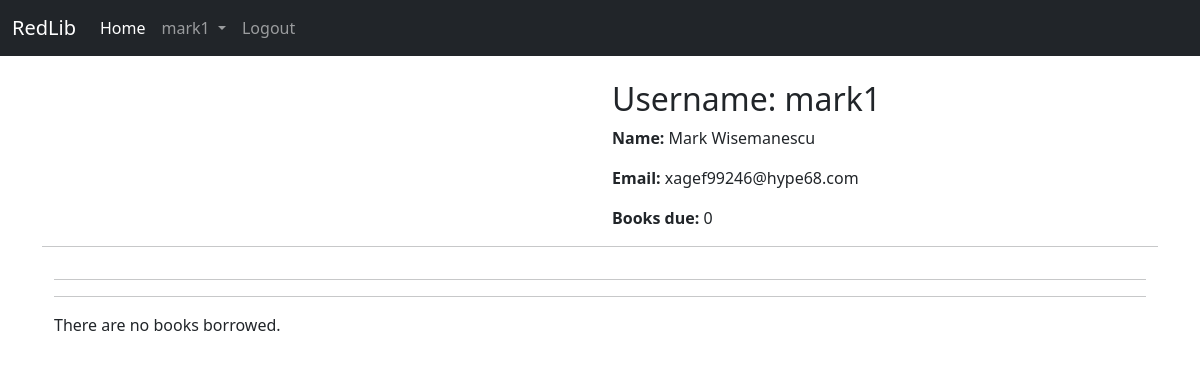
The page /student/13 (signed in) on the database its author committed.
### main/models.py (models this page shows, shortened)
class Student(models.Model):
	user = models.OneToOneField(User,null = True, on_delete=models.CASCADE)
	total_books_due = models.IntegerField(default=0)
	image = models.ImageField(null=True, blank=True, upload_to="images/profile/")
	name = models.CharField(max_length=200,default=0)

### main/views.py (the view)
# urls.py: path('student/<int:pk>', views.StudentDetail, name='student_detail'),
def StudentDetail(request, pk):
	student = get_object_or_404(Student, id=pk)
	books=Borrower.objects.filter(student=student)
	return render(request, 'student_detail.html', locals())

### main/templates/student_detail.html (shortened to what this page needs)
{% extends 'base.html' %}
{% block content %}
{% if student.user.id == request.user.id or user.is_staff %}
    <div class="container bg bg-white">
    <div class="container-fliud">
    <div class="wrapper row">
        <div class="preview col-6">
        </div>
        <div class="details col-6">
            <h2>Username: {{ student.user.username }}</h2>
            <p><strong>Name: </strong>{{ student.user.first_name }} {{ student.user.last_name }}</p>
            <p><strong>Email: </strong>{{ student.user.email }}</p>
            <p><strong>Books due: </strong> {{ student.total_books_due }}</p>
        </div>
        <hr>
    </div>
    <hr>
    <hr>
    {% if books %}
        <div class="row mx-auto">
            {% for book in books %}
                <div class="mx-3 col-md-4 col-lg-3 mb-4 shadow p-2 mb-4 bg-white rounded">
                    <div class="card mx-auto text-center ">
                        {% if book.book.image %}
                        <img class="card-img-top" src="{{ book.book.image.url }}" alt="Sample Title" width="400px"
                             height="400px">
                        {% endif %}
                        <div class="card-body">
                            <h4 class="card-title"><a href="{% url 'book-detail' pk=book.book.pk %}">{{book.book.name}}</a>
                                <h5>({{book.book.author}})</h5>
                                <h6>Due Date: {{book.return_date}}</h6>
                            </h4>
                        {% if student.user.id == request.user.id %}
                            <a class="btn btn-success" href="{% url 'return' pk=book.book.id %}">Return</a>
                        {% endif %}
                        </div>
                    </div>
                </div>
            {% endfor %}
        </div>
    {% else %}
        <p>There are no books borrowed.</p>
    {% endif %}
{% endif %}
{% endblock %}

### main/templates/base.html (shortened to what this page needs)
<!DOCTYPE html>
<html lang="en">
  	<head>
    	<link href="https://cdn.jsdelivr.net/npm/bootstrap@5.0.0-beta3/dist/css/bootstrap.min.css" rel="stylesheet">
  	</head>
  	<body>
		<nav class="navbar navbar-expand-lg navbar-dark bg-dark">
	  		<div class="container-fluid">
	    		<a class="navbar-brand" href="#">RedLib</a>
	    		<div class="collapse navbar-collapse" id="navbarSupportedContent">
	     			<ul class="navbar-nav me-auto mb-2 mb-lg-0">
	      				{% if user.is_authenticated %}
	      					<li class="nav-item">
	        			  		<a class="nav-link active" aria-current="page" href="{% url 'home' %}">Home</a>
	        				</li>
	        				<li class="nav-item dropdown">
	        			  		<a class="nav-link dropdown-toggle" href="#" id="navbarDropdown" role="button" data-bs-toggle="dropdown" aria-expanded="false">
	            				{{user.username}}
	          					</a>
	        				</li>
	        				<li class="nav-item">
	          					<a class="nav-link" href="{% url 'account_logout' %}">Logout</a>
	        				</li>
	      				{% endif %}
	      			</ul>
		    	</div>
		  	</div>
		</nav>
  		<br>
  		<div class = container>
  			{% block content %}
  			{% endblock %}
  		</div>
  	</body>
</html>

### rows shown on the page
Student: user.username "mark1", user.first_name "Mark", user.last_name "Wisemanescu", user.email "xagef99246@hype68.com", total_books_due "0"

### other values the page prints
{{ user.username }} "mark1"
